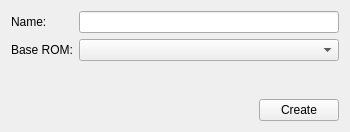
<?xml version="1.0" encoding="UTF-8"?>
<ui version="4.0">
 <class>CreateTuneDialog</class>
 <widget class="QWidget" name="CreateTuneDialog">
  <property name="windowModality">
   <enum>Qt::ApplicationModal</enum>
  </property>
  <property name="geometry">
   <rect>
    <x>0</x>
    <y>0</y>
    <width>350</width>
    <height>132</height>
   </rect>
  </property>
  <property name="sizePolicy">
   <sizepolicy hsizetype="Minimum" vsizetype="Minimum">
    <horstretch>0</horstretch>
    <verstretch>0</verstretch>
   </sizepolicy>
  </property>
  <property name="minimumSize">
   <size>
    <width>350</width>
    <height>0</height>
   </size>
  </property>
  <property name="windowTitle">
   <string>LibreTuner - Create new tune</string>
  </property>
  <layout class="QVBoxLayout" name="verticalLayout">
   <item>
    <layout class="QFormLayout" name="formLayout">
     <item row="0" column="0">
      <widget class="QLabel" name="label">
       <property name="text">
        <string>Name:</string>
       </property>
      </widget>
     </item>
     <item row="0" column="1">
      <widget class="QLineEdit" name="lineName"/>
     </item>
     <item row="1" column="0">
      <widget class="QLabel" name="label_2">
       <property name="text">
        <string>Base ROM:</string>
       </property>
      </widget>
     </item>
     <item row="1" column="1">
      <widget class="QComboBox" name="comboBase">
       <property name="sizePolicy">
        <sizepolicy hsizetype="Expanding" vsizetype="Fixed">
         <horstretch>0</horstretch>
         <verstretch>0</verstretch>
        </sizepolicy>
       </property>
      </widget>
     </item>
    </layout>
   </item>
   <item>
    <spacer name="verticalSpacer">
     <property name="orientation">
      <enum>Qt::Vertical</enum>
     </property>
     <property name="sizeType">
      <enum>QSizePolicy::Expanding</enum>
     </property>
     <property name="sizeHint" stdset="0">
      <size>
       <width>0</width>
       <height>0</height>
      </size>
     </property>
    </spacer>
   </item>
   <item>
    <layout class="QHBoxLayout" name="horizontalLayout">
     <item>
      <spacer name="horizontalSpacer">
       <property name="orientation">
        <enum>Qt::Horizontal</enum>
       </property>
       <property name="sizeType">
        <enum>QSizePolicy::Expanding</enum>
       </property>
       <property name="sizeHint" stdset="0">
        <size>
         <width>40</width>
         <height>20</height>
        </size>
       </property>
      </spacer>
     </item>
     <item>
      <widget class="QPushButton" name="buttonCreate">
       <property name="sizePolicy">
        <sizepolicy hsizetype="Fixed" vsizetype="Fixed">
         <horstretch>0</horstretch>
         <verstretch>0</verstretch>
        </sizepolicy>
       </property>
       <property name="text">
        <string>Create</string>
       </property>
      </widget>
     </item>
    </layout>
   </item>
  </layout>
 </widget>
 <resources/>
 <connections/>
</ui>
